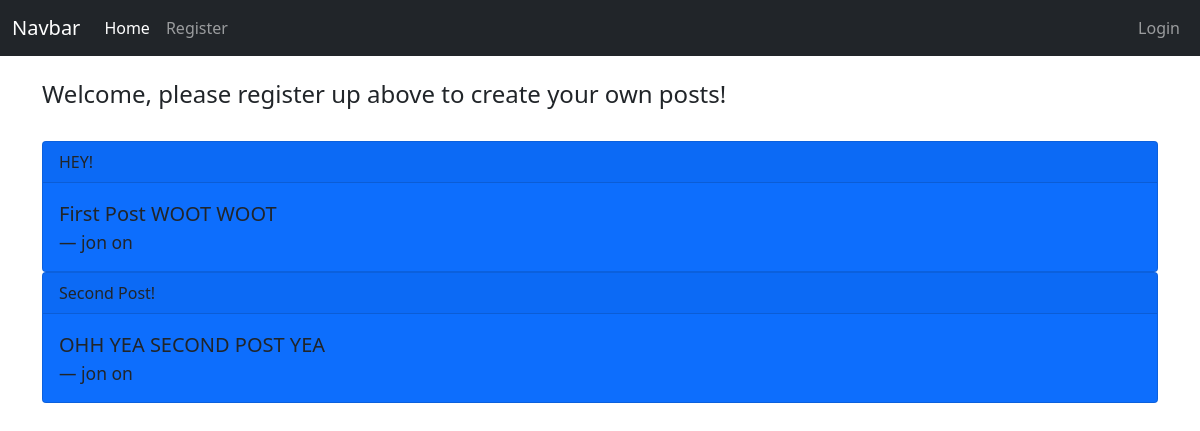
Before: / with the older database file.
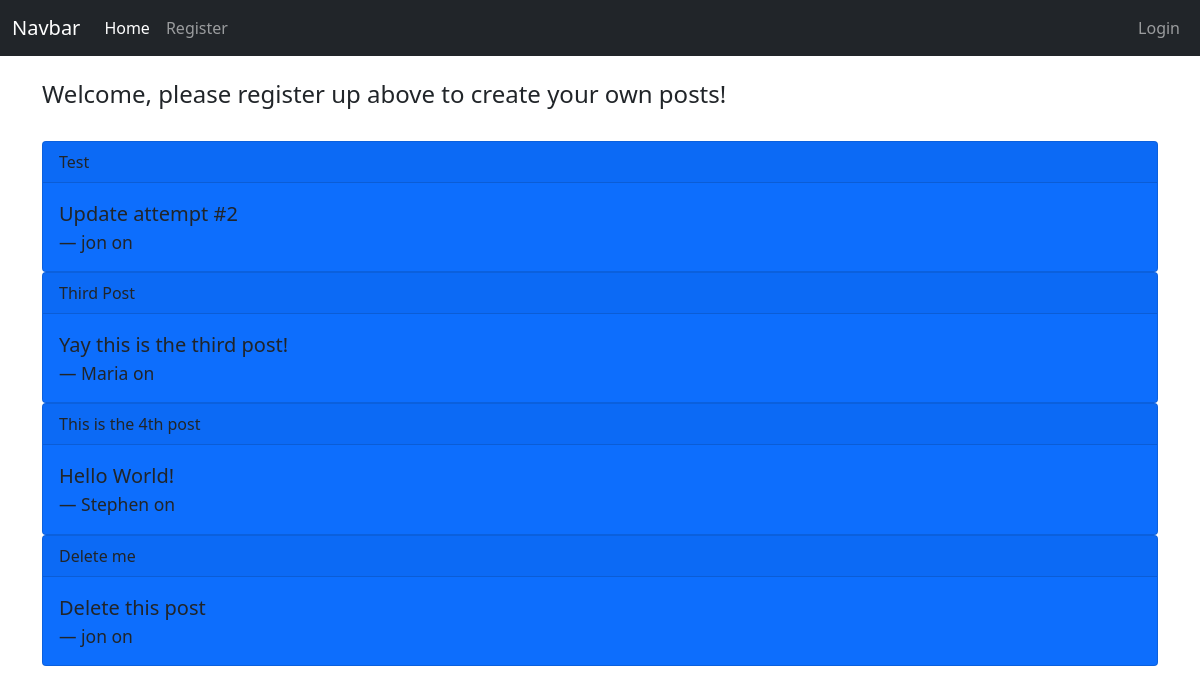
After: the same page with the newer database file.
### app/models.py (models this page shows, shortened)
class Post(db.Model):
    id = db.Column(db.Integer, primary_key=True)
    title = db.Column(db.String(200))
    content = db.Column(db.String(300))
    date_created = db.Column(db.Integer, nullable=False, default=datetime.utcnow)
    user_id = db.Column(db.Integer, db.ForeignKey('user.id'), nullable=False)

class User(db.Model, UserMixin):
    id = db.Column(db.Integer, primary_key=True)
    username = db.Column(db.String(150), nullable=False, unique=True)
    email = db.Column(db.String(150), nullable=False, unique=True)
    password = db.Column(db.String(256), nullable=False)
    posts = db.relationship('Post', backref='author', lazy=True)

### app/routes.py (the view)
@app.route('/')
def index():
    title = 'Coding Temple Class'
    posts = Post.query.all()
    return render_template('index.html', title=title, posts=posts)

### app/templates/index.html (shortened to what this page needs)
{% extends 'base.html' %}
{% block content %}
{% if current_user.is_authenticated %}
    <h4>Welcome {{ current_user.username }}</h4>
{% else %}
    <h4>Welcome, please register up above to create your own posts!</h4>
{% endif %}
{% for p in posts %}
    <div class="card bg-primary text-dark">
        <div class="card-header">
        {{ p.title }}
        </div>
        <div class="card-body">
        <blockquote class="blockquote mb-0">
            <p>{{ p.content }}</p>
            <footer class="blockquote-footer text-dark">{{ p.author.username }} on <cite title="Source Title"></cite></footer>
        </blockquote>
        </div>
    </div>
{% endfor %}
{% endblock %}

### app/templates/base.html (shortened to what this page needs)
<!DOCTYPE html>
<html lang="en">
    <head>
        <link rel="stylesheet" href="https://cdnjs.cloudflare.com/ajax/libs/twitter-bootstrap/5.1.0/css/bootstrap.min.css">
        <link rel="stylesheet" href="https://cdnjs.cloudflare.com/ajax/libs/font-awesome/5.15.4/css/all.min.css">
    </head>
    <body>
        {% include 'nav.html' %}
        <div class="container">
            {% block content %}
            {% endblock %}
        </div>
    </body>
</html>

### app/templates/nav.html (shortened to what this page needs)
<nav class="navbar navbar-expand-lg navbar-dark bg-dark">
  <div class="container-fluid">
    <a class="navbar-brand" href="#">Navbar</a>
    <div class="collapse navbar-collapse" id="navbarSupportedContent">
      <ul class="navbar-nav me-auto mb-2 mb-lg-0">
        <li class="nav-item">
          <a class="nav-link active" aria-current="page" href="/">Home</a>
        </li>
        {% if current_user.is_authenticated %}
        <li class="nav-item">
          <a class="nav-link" href="/products">Products</a>
        </li>
        <li class="nav-item">
          <a class="nav-link" href="/createpost">Create Post</a>
        </li>
        <li class="nav-item">
          <a class="nav-link" href="/heroes">Heroes</a>
        </li>
        <li class="nav-item">
          <a class="nav-link" href="/phonebook">PhoneBook</a>
        </li>
        {% else %}
        <li class="nav-item">
          <a class="nav-link" href="/register">Register</a>
        </li>
        {% endif %}
      </ul>
      <ul class="navbar-nav ms-auto">
        {% if current_user.is_authenticated %}
        <li class="nav-item dropdown">
          <a class="nav-link dropdown-toggle" href="#" id="navbarDropdown" role="button" data-bs-toggle="dropdown" aria-expanded="false">
            Dropdown
          </a>
          <ul class="dropdown-menu dropdown-menu-end" aria-labelledby="navbarDropdown">
            <li><a class="dropdown-item" href="{{ url_for('my_account') }}">My Account</a></li>
            <li><a class="dropdown-item" href="{{ url_for('my_posts') }}">My Posts</a></li>
            <li><hr class="dropdown-divider"></li>
            <li><a class="dropdown-item" href="/logout">Logout</a></li>
          </ul>
        </li>
        {% else %}
        <li class="nav-item">
          <a class="nav-link" href="/login">Login</a>
        </li>
        {% endif %}
      </ul>
    </div>
  </div>
</nav>

Changed rows visible on the page:
removed Post: title "HEY!", content "First Post WOOT WOOT", author.username "jon"
changed Post: title "Second Post!" → "Test"; content "OHH YEA SECOND POST YEA" → "Update attempt #2"
added Post: title "Third Post", content "Yay this is the third post!", author.username "Maria"
added Post: title "This is the 4th post", content "Hello World!", author.username "Stephen"
added Post: title "Delete me", content "Delete this post", author.username "jon"
